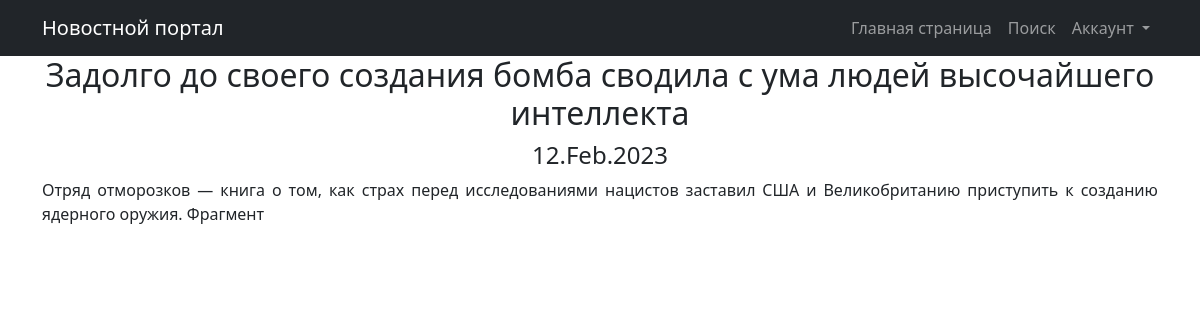
/posts/5, run on an earlier commit of the app's database.
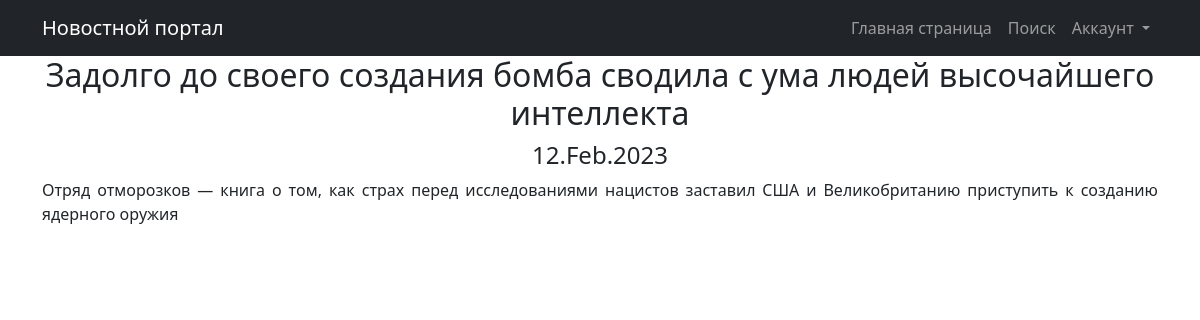
And on a later commit of the database.
### NewsApp/models.py (models this page shows, shortened)
class Post(models.Model):
    author = models.ForeignKey(Author, on_delete=models.CASCADE, verbose_name='Автор')
    NEWS = 'NW'
    ARTICLE = 'AR'
    CATEGORY_CHOICES = (
        (NEWS, 'Новость'),
        (ARTICLE, 'Статья')
    )
    category_type = models.CharField(max_length=2, choices=CATEGORY_CHOICES, default=ARTICLE,
                                     verbose_name='Тип поста')
    dateCreation = models.DateTimeField(auto_now_add=True, verbose_name='Дата создания поста')
    postCategory = models.ManyToManyField(Category, through='PostCategory', verbose_name='Рубрика поста')
    title = models.CharField(max_length=128, verbose_name='Заголовок поста')
    text = models.TextField(verbose_name='Текст')
    rating = models.SmallIntegerField(default=0)
    class Meta:
        verbose_name = 'Пост'
        verbose_name_plural = 'Посты'

### NewsApp/views.py (the view)
# urls.py: path('<int:pk>', PostDetail.as_view(), name='post_detail'),
class PostDetail(DetailView):
    model = Post
    template_name = 'post.html'
    context_object_name = 'post'

### NewsApp/templatetags/custom_filters.py (called while the page is built)
@register.filter()
def censor(value):
    banned_words = ['преступлениях', 'России', 'стратегии']
    if not isinstance (value, str):
        raise TypeError(f"Недопустимое значение '{type(value)}' Нужно ввести строковое значение")
    words = value.replace(',', '').split()
    for word in words:
        if word in banned_words:
            value = value.replace(word, f"{word[0]}{'*' * (len(word) - 1)}")
    return value

### templates/post.html (shortened to what this page needs)
{% extends 'flatpages/default.html' %}
{% load custom_filters %}
{% block content %}
<h2>{{ post.title }}</h2>
<h4>{{ post.dateCreation|date:'d.M.Y' }}</h4>
<p style="text-align: justify;"> {{ post.text|censor }} </p>
{% endblock content %}

What changed in the data, as far as the page shows it:
changed Post "Задолго до своего создания бомба сводила с ума людей высочайшего интеллекта": text|censor "Отряд отморозков — книга о том, как страх перед исследованиями нацистов заставил США и Великобританию приступить к созданию ядерного оружия. Фрагмент" → "Отряд отморозков — книга о том, как страх перед исследованиями нацистов заставил США и Великобританию приступить к созданию ядерного оружия"
